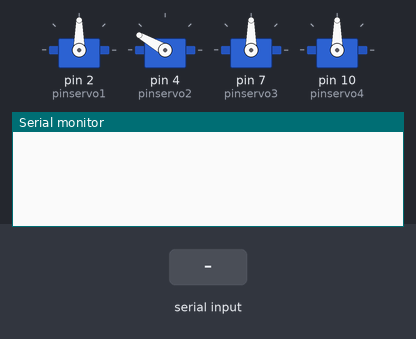
Simulated run of this sketch. Board: Arduino Uno, built with avr-gcc and run on an emulated ATmega328P. Shown: 4 × servo, the last lines printed to the serial monitor. The inputs (shaded band) are chosen by the test bench.

Above: at 1.2 s.
1.3 s: "s1" received over Serial
At 2.7 s:
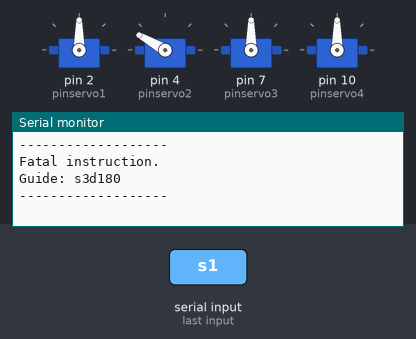
3.8 s: "30,150\n" received over Serial
At 5.5 s:
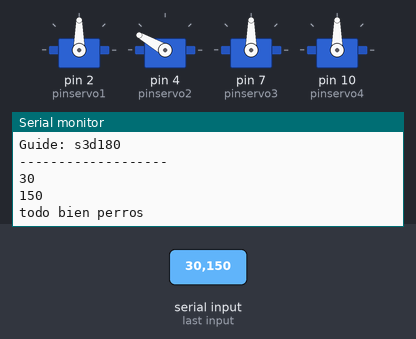

Measured:
- after the input at 1.3 s, the serial monitor: prints a new line after 1.0 s (image 1)
- after the input at 3.8 s, the serial monitor: prints a new line after 1.0 s (image 2)

The sketch:

codecodigo.ino
```cpp
#include <Servo.h>

Servo servo1; //base (Grados de 0 a 180)
Servo servo2; //brazo (Grados de 0 a 160) Siempre y cuando el s3 este en 0 grados.
Servo servo3; //antebrazo (Grados de 0 a 120 ) siempre que S2 > 60
Servo servo4; //pinza (Grados de 0 a 80)

int pinservo1 = 2;
int pinservo2 = 4;
int pinservo3 = 7;
int pinservo4 = 10;

void setup() {
  servo1.attach(pinservo1, 610, 2550);
  servo2.attach(pinservo2, 670, 2540);
  servo3.attach(pinservo3, 660, 2600);
  servo4.attach(pinservo4, 660, 2600);
  pinMode(pinservo1, OUTPUT);
  pinMode(pinservo2, OUTPUT);
  pinMode(pinservo3, OUTPUT);
  pinMode(pinservo4, OUTPUT);
  Serial.begin(9600);
}

void doInstruction( String aServo, int aDeg ){

   if( aServo == "s1" ){
    servo1.write(aDeg);
   } else if( aServo == "s2" ){
    servo2.write(aDeg);
   } else if( aServo == "s3" ){
    servo3.write(aDeg);
   } else if( aServo == "s4" ){
    servo4.write(aDeg);
   }
   Serial.println("todo bien perros");


}


bool unCiclo = true;


void loop() {

if( unCiclo ){
  unCiclo = false;
  servo3.write(90);
  servo2.write(150);
  delay(200);
}

if ( Serial.available() > 0 ){
  String data = Serial.readString();  //read until timeout
  data.trim();// remove any \r \n whitespace at the end of the String

  if ( data.length() == 6 ){
    String servoSerial = data.substring(0,2);
    int grados = data.substring(3,6).toInt();

    Serial.println( servoSerial );
    Serial.println( grados );
    doInstruction( servoSerial, grados);
  } else {
    Serial.println("\n-------------------\nFatal instruction. \nGuide: s3d180\n-------------------");
  }


}

}
```
